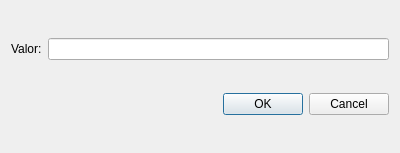
<?xml version="1.0" encoding="UTF-8"?>
<ui version="4.0">
 <class>EscalaDialog</class>
 <widget class="QDialog" name="EscalaDialog">
  <property name="geometry">
   <rect>
    <x>0</x>
    <y>0</y>
    <width>400</width>
    <height>153</height>
   </rect>
  </property>
  <property name="windowTitle">
   <string>Dialog</string>
  </property>
  <layout class="QVBoxLayout" name="verticalLayout">
   <item>
    <layout class="QHBoxLayout" name="horizontalLayout">
     <item>
      <widget class="QLabel" name="valorlabel">
       <property name="text">
        <string>Valor:</string>
       </property>
      </widget>
     </item>
     <item>
      <widget class="QLineEdit" name="valorlineEdit"/>
     </item>
    </layout>
   </item>
   <item>
    <widget class="QDialogButtonBox" name="buttonBox">
     <property name="standardButtons">
      <set>QDialogButtonBox::Cancel|QDialogButtonBox::Ok</set>
     </property>
    </widget>
   </item>
  </layout>
 </widget>
 <resources/>
 <connections/>
</ui>
